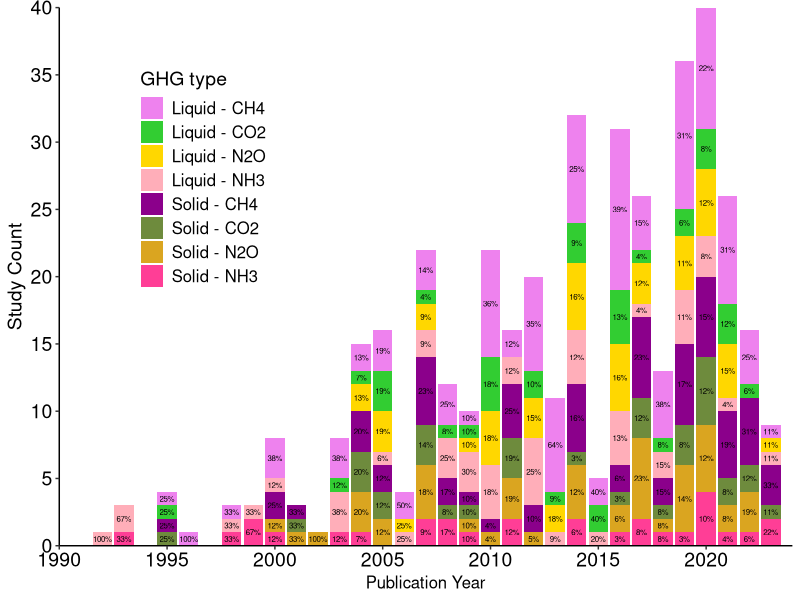
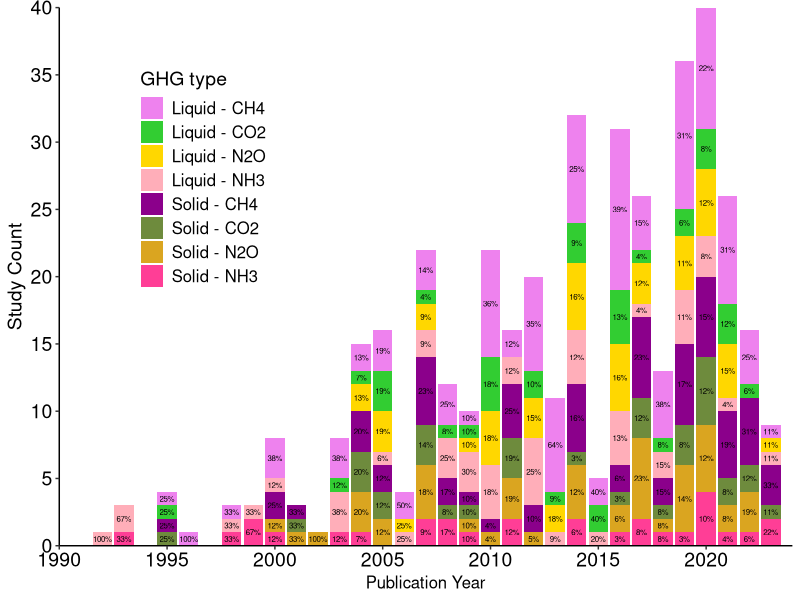

The R source for these figures, in order:
#To prepare figure for GHG types
#Figure 5
library(tidyverse);library(ggpubr)

#read data
GHG.CH4 <- read.csv("input/Canada GHG storage lit review data 20240611.csv",header = T)
#obtain studies with field measurement 
GHG.storage <- GHG.CH4[grepl("Storage", GHG.CH4$GHG.source),]

# #GHG types
count(unique(GHG.storage,vars = c(ID, feature)),vars=ID) #181 studies
sum(GHG.storage$CO2)#58, 32.0%
sum(GHG.storage$CH4) #140, 77.3%
sum(GHG.storage$N2O) #72, 39.8%
sum(GHG.storage$NH3) #67, 37.0%

#GHG types 
GHG_data <- GHG.storage %>%
  separate_rows(Manure.type, sep = ",\\s*") %>%
  group_by(Pub..year, Manure.type) %>%
  summarize(
    CO2_count = sum(CO2),
    CH4_count = sum(CH4),
    N2O_count = sum(N2O),
    NH3_count = sum(NH3)) %>%
  ungroup() %>%
  na.omit()

# #Liquid-Solid
GHG_data %>%   
  group_by(Manure.type) %>%
  summarize(
    CO2_count = sum(CO2_count),
    CH4_count = sum(CH4_count),
    N2O_count = sum(N2O_count),
    NH3_count = sum(NH3_count)) %>%
  ungroup() %>%
  na.omit()

# Reshape the data to long format
GHG_stacked <- GHG_data %>%
  pivot_longer(cols = c(CO2_count, N2O_count, CH4_count, NH3_count),
               names_to = "gas", values_to = "count")

# Concatenate ManureType and Gas
GHG_stacked$variable <- paste(GHG_stacked$Manure.type,
                              GHG_stacked$gas, sep = " - ")
GHG_stacked$variable <- str_remove(GHG_stacked$variable, "_count")

#Percentage
GHG_stacked$Percentage <- round(GHG_stacked$count / 
                                  ave(GHG_stacked$count, 
                                      GHG_stacked$Pub..year, FUN = sum) * 100,1)
GHG_stacked <- GHG_stacked[!(GHG_stacked$count == '0'), ]



#Make graph
Figure_GHG_type <- ggplot(GHG_stacked, aes(x = Pub..year, y = count, fill = variable)) +
  geom_col() +
  scale_fill_manual(values = c("Liquid - CH4" = "violet",
                               "Liquid - CO2" = "limegreen",
                               "Liquid - N2O" = "gold",
                               "Liquid - NH3" = "lightpink1",
                               "Solid - CH4" = "darkmagenta",
                               "Solid - CO2" = "darkolivegreen4",
                               "Solid - N2O" = "goldenrod",
                               "Solid - NH3" = "violetred1")) +
  labs(x = "Publication Year", y = "Study Count", fill = "GHG type") +
  theme_classic()+
  theme(axis.text = element_text(size = 14, colour = "black"),
        axis.title.x = element_text(size = 14),
        axis.title.y = element_text(size = 14),
        legend.position = c(0.1, 0.9),  # Adjust the legend position
        legend.justification = c(0, 1),  # Align the legend to top-left
        legend.title = element_text(size = 14),  # Adjust legend title font size
        legend.text = element_text(size = 12),
        axis.line = element_line(color = "black")) +
  theme(axis.title.x = element_text(size = 12)) +
  scale_y_continuous(limits = c(0, 40), 
                     breaks = seq(0, 40, by = 5),
                     expand = c(0, 0)) +
  scale_x_continuous(limits = c(1990, 2024), 
                     breaks = seq(1990, 2024 , by = 5),
                     expand = c(0, 0)) +
  geom_text(aes(label = ifelse(Percentage == 0, NA, 
                               paste0(round(Percentage, 0), "%"))),
            position = position_stack(vjust = 0.5),
            size = 2) 
Figure_GHG_type



#Export figure
ggsave("output/Figure - GHG type by solid and liquid manure.png", Figure_GHG_type,
       width = 24, height = 18, units = "cm",
       dpi = 300)
